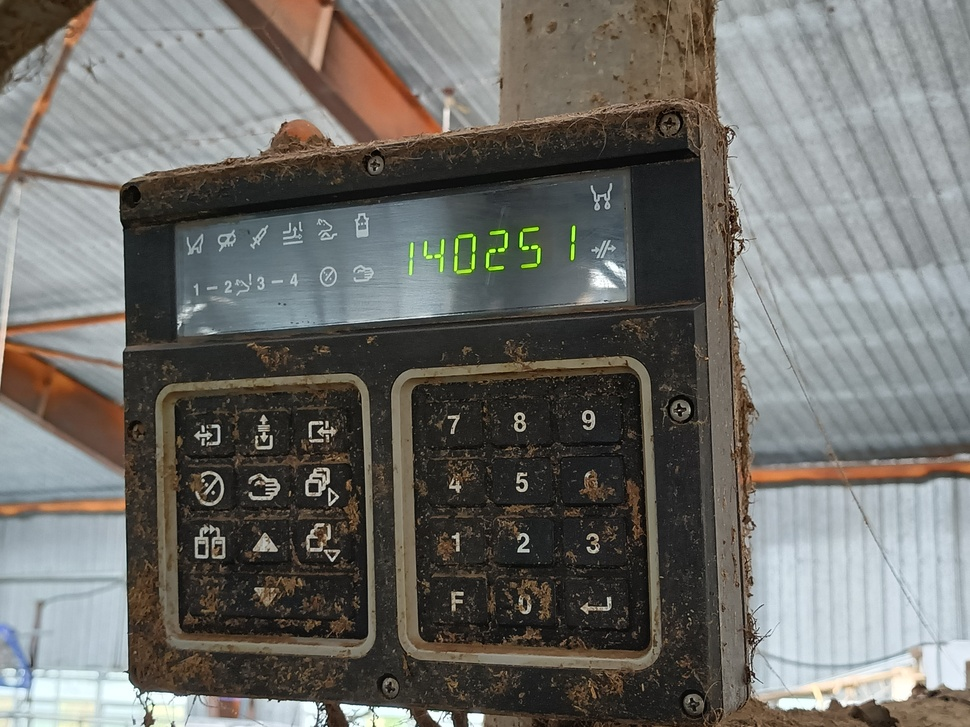
//> input picture IMG20210928132544.jpg, 970 x 727 px, shrunk from 4000 x 3000 before the run
$ ./test   (built with g++ and OpenCV 4)
//> lines starting //> are read from the running program, lines starting //| are printed output that depends on the picture; after the words box and inside, x2 and y2 are one past the last pixel; in counts of white or black regions, pixels touching at a corner belong together
#include <opencv2/opencv.hpp>
using namespace std;
using namespace cv;

void LOGE(string s)
{
    cout<<s<<"\n";
}
void LOGI(string s)
{
    cout << s << "\n";

}
int main()
{
    Mat image = imread("../IMG20210928132544.jpg");
//> image is the input picture: 727 rows x 970 cols, CV_8UC3; mean B, G, R 105.1, 109.6, 110.6


    if (image.empty())
    {
        LOGE("image error");
        return false;
    }
    LOGI("cvt data");

    Mat hsv;
    // GaussianBlur(image,image,Size(11,11),0,0);
    cv::cvtColor(image, hsv, COLOR_BGR2HSV);
//> hsv: 727 rows x 970 cols, CV_8UC3; mean H, S, V 55.8, 44, 116.5
    Mat HSV[3];
    cv::split(hsv, HSV);
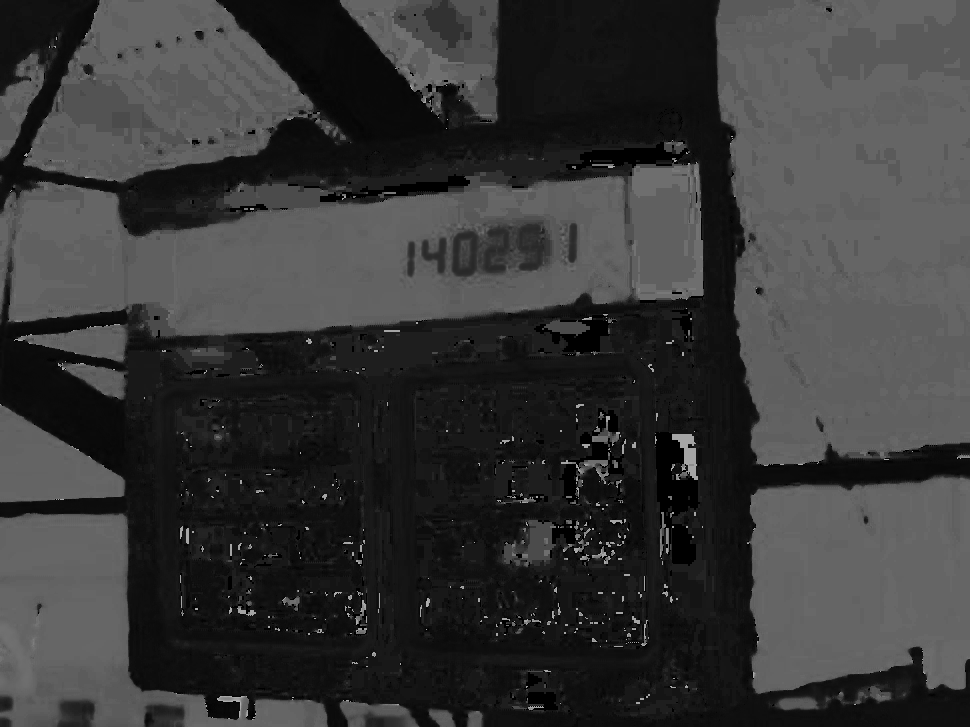
//> HSV[0]: 727 rows x 970 cols, CV_8UC1; min 0, max 179, mean 55.8
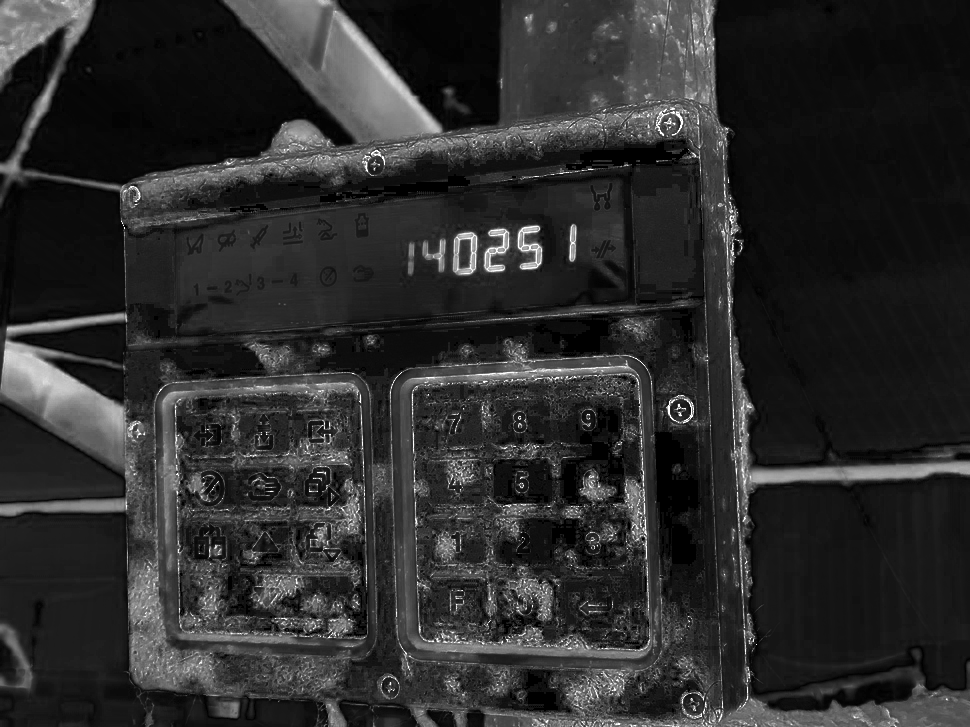
//> HSV[1]: 727 rows x 970 cols, CV_8UC1; min 0, max 255, mean 44
    LOGI("splt data");

    Mat tmpH1, tmpH2, tmpH3;
    //blue
    inRange(HSV[0], Scalar(85, 0.0, 0, 0), Scalar(155, 0.0, 0, 0), tmpH1);
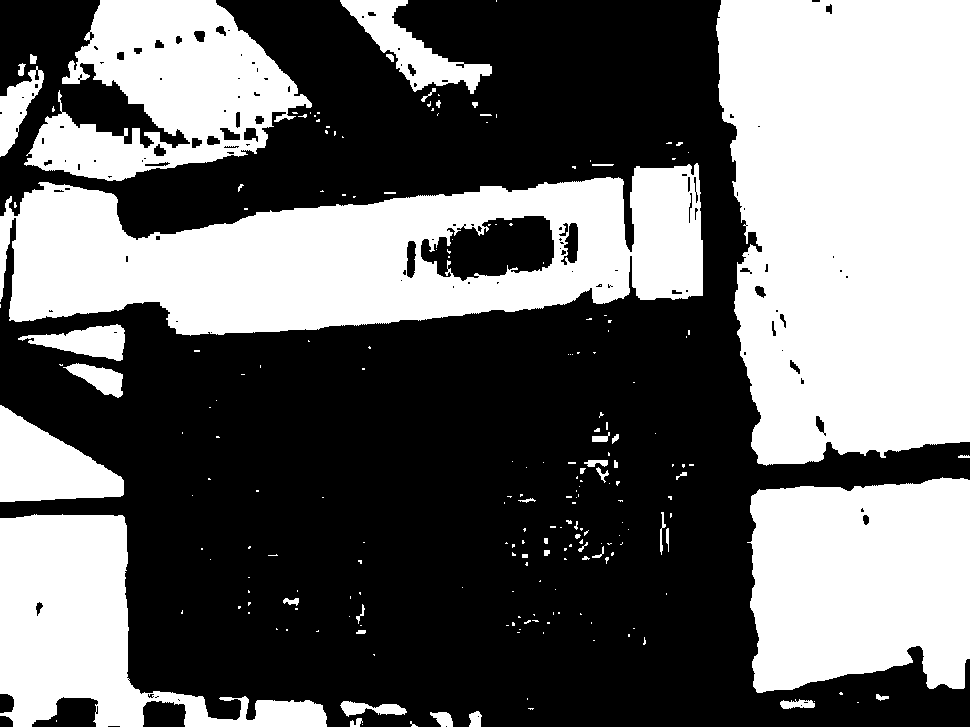
//> tmpH1: 727 rows x 970 cols, CV_8UC1; 42.5% white; 218 white regions (169 under 20 px), largest, box (x1, y1, x2, y2) and area: (716, 0, 970, 466) 105397, (0, 163, 703, 336) 73947, (747, 477, 970, 693) 41774
    inRange(HSV[1], Scalar(43.0, 0.0, 0, 0), Scalar(255, 0.0, 0, 0), tmpH2);
//> tmpH2: 727 rows x 970 cols, CV_8UC1; 36.1% white; 1692 white regions (1583 under 20 px), largest, box (x1, y1, x2, y2) and area: (0, 0, 970, 727) 217704, (178, 197, 544, 300) 15849, (566, 197, 624, 263) 1861
    inRange(HSV[2], Scalar(46, 0.0, 0, 0), Scalar(255.0, 0.0, 0, 0), tmpH3);
//> tmpH3: 727 rows x 970 cols, CV_8UC1; 77.3% white; 1341 black regions (1249 under 20 px), largest, box (x1, y1, x2, y2) and area: (412, 373, 650, 651) 46158, (123, 310, 708, 727) 38045, (120, 123, 706, 346) 33250

    bitwise_and(tmpH3, tmpH2, tmpH2);
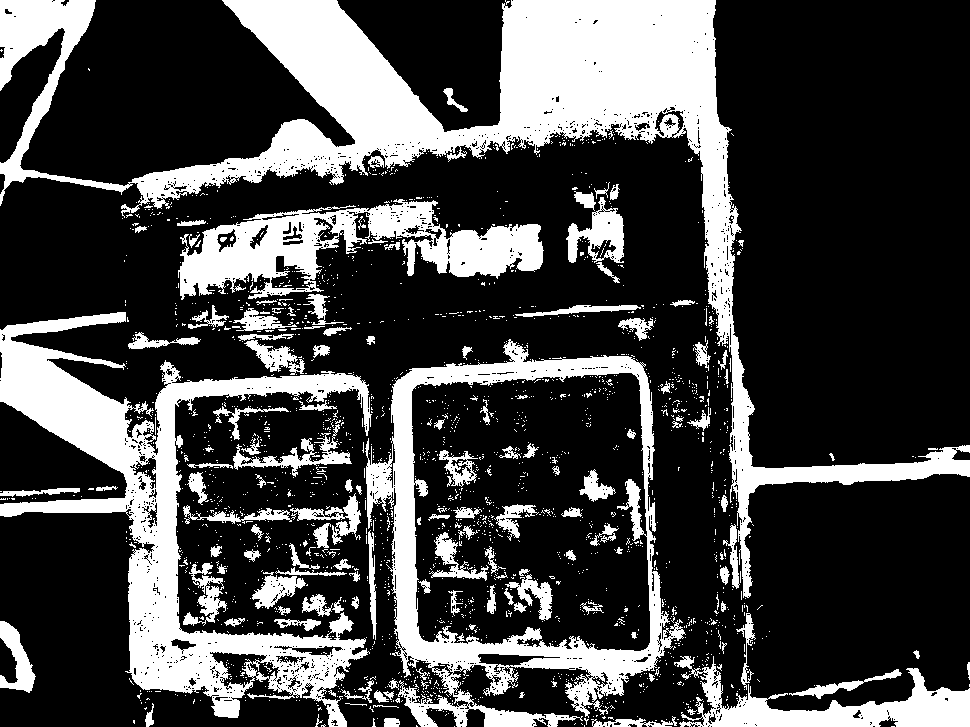
//> tmpH2: 727 rows x 970 cols, CV_8UC1; 27.2% white; 2042 white regions (1894 under 20 px), largest, box (x1, y1, x2, y2) and area: (0, 0, 970, 598) 72884, (0, 312, 372, 727) 37540, (365, 339, 686, 727) 25197
    bitwise_and(tmpH1, tmpH2, tmpH1);
//> tmpH1: 727 rows x 970 cols, CV_8UC1; 2.4% white; 309 white regions (280 under 20 px), largest, box (x1, y1, x2, y2) and area: (178, 199, 446, 300) 10825, (578, 197, 624, 263) 1511, (0, 621, 36, 693) 1222
    Mat blue = tmpH1.clone();
    LOGI("blue color");

    //black
    inRange(HSV[0], Scalar(0, 0.0, 0, 0), Scalar(180, 0.0, 0, 0), tmpH1);
//> tmpH1: 727 rows x 970 cols, CV_8UC1; every value is 255
    inRange(HSV[1], Scalar(0.0, 0.0, 0, 0), Scalar(255, 0.0, 0, 0), tmpH2);
    inRange(HSV[2], Scalar(0, 0.0, 0, 0), Scalar(46.0, 0.0, 0, 0), tmpH3);
//> tmpH3: 727 rows x 970 cols, CV_8UC1; 23.2% white; 1255 white regions (1158 under 20 px), largest, box (x1, y1, x2, y2) and area: (412, 373, 650, 651) 46747, (123, 310, 708, 727) 39530, (120, 123, 707, 346) 33833

    bitwise_and(tmpH3, tmpH2, tmpH2);
    bitwise_and(tmpH1, tmpH2, tmpH1);
    Mat black = tmpH1.clone();
    LOGI("black color");

    //white
    inRange(HSV[0], Scalar(0, 0.0, 0, 0), Scalar(180, 0.0, 0, 0), tmpH1);
    inRange(HSV[1], Scalar(0.0, 0.0, 0, 0), Scalar(70, 0.0, 0, 0), tmpH2);
//> tmpH2: 727 rows x 970 cols, CV_8UC1; 80.1% white; 2029 black regions (1864 under 20 px), largest, box (x1, y1, x2, y2) and area: (0, 0, 970, 628) 51310, (0, 312, 362, 697) 30632, (400, 339, 657, 660) 12910
    inRange(HSV[2], Scalar(88, 0.0, 0, 0), Scalar(255, 0.0, 0, 0), tmpH3);
//> tmpH3: 727 rows x 970 cols, CV_8UC1; 62.5% white; 766 black regions (680 under 20 px), largest, box (x1, y1, x2, y2) and area: (120, 104, 724, 727) 148220, (402, 360, 652, 658) 59102, (162, 382, 368, 644) 41408

    bitwise_and(tmpH3, tmpH2, tmpH2);
//> tmpH2: 727 rows x 970 cols, CV_8UC1; 53% white; 360 black regions (319 under 20 px), largest, box (x1, y1, x2, y2) and area: (0, 0, 970, 727) 325765, (836, 441, 970, 461) 1349, (0, 624, 33, 689) 664
    bitwise_and(tmpH1, tmpH2, tmpH1);
    Mat white = tmpH1.clone();
    LOGI("white color");

    Mat bw = black + blue + white;
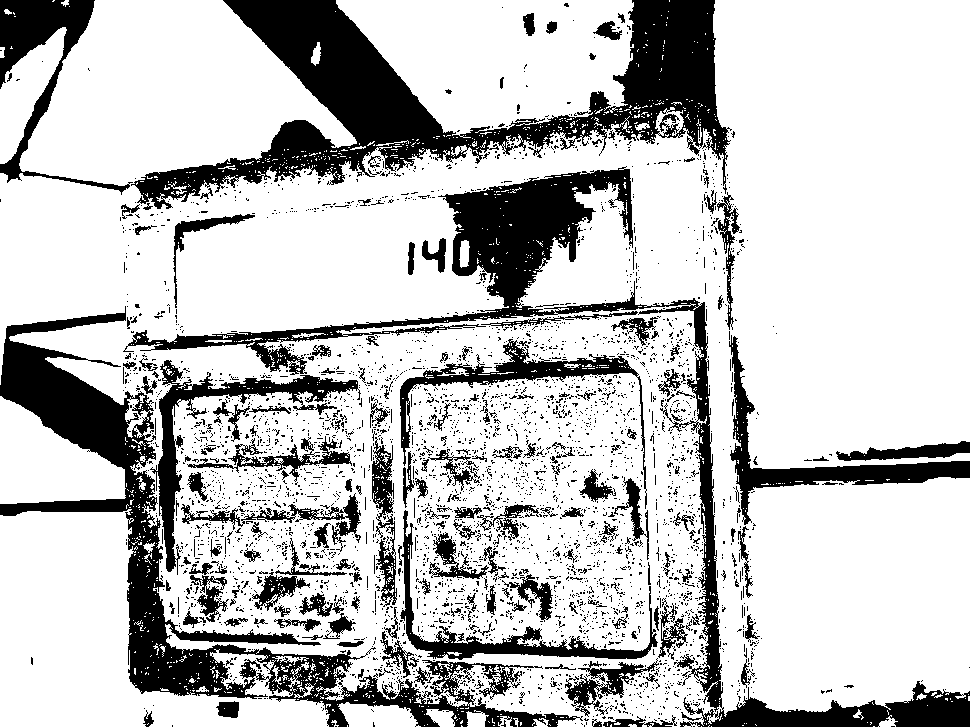
//> bw: 727 rows x 970 cols, CV_8UC1; 76.5% white; 3760 black regions (3538 under 20 px), largest, box (x1, y1, x2, y2) and area: (131, 0, 732, 209) 37890, (0, 306, 583, 727) 30687, (123, 166, 970, 727) 29444
    bw /= 255;

    if (true)
    {
        HSV[0] = bw;
        HSV[1] = bw;
        HSV[2] = bw;
        Mat BW;
        cv::merge(HSV, 3, BW);
//> BW: 727 rows x 970 cols, CV_8UC3; mean H, S, V 0.765, 0.765, 0.765
        imwrite("red_yellow_green.jpg", image - image.mul(BW));
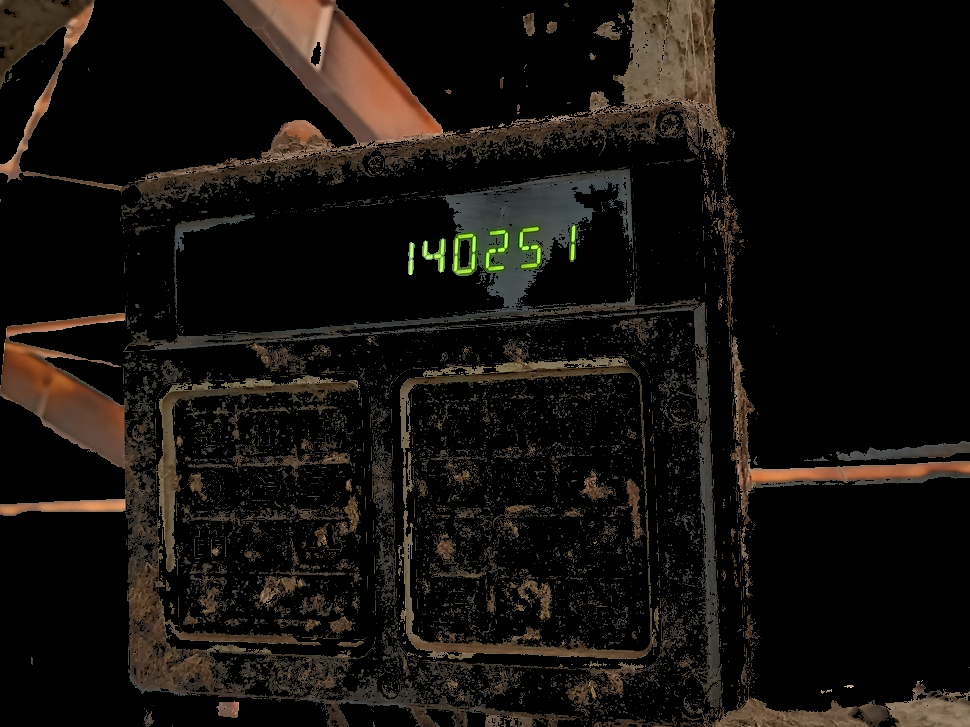
//> saved as red_yellow_green.jpg: 727 rows x 970 cols, CV_8UC3; mean B, G, R 13.4, 17.2, 20.8
    }


    namedWindow("a", WINDOW_NORMAL);
    imshow("a", black);
    waitKey();
    std::cout<<"hi\n";
    return 0;

}

$ run again, with IMG20210928132619.jpg copied over IMG20210928132544.jpg
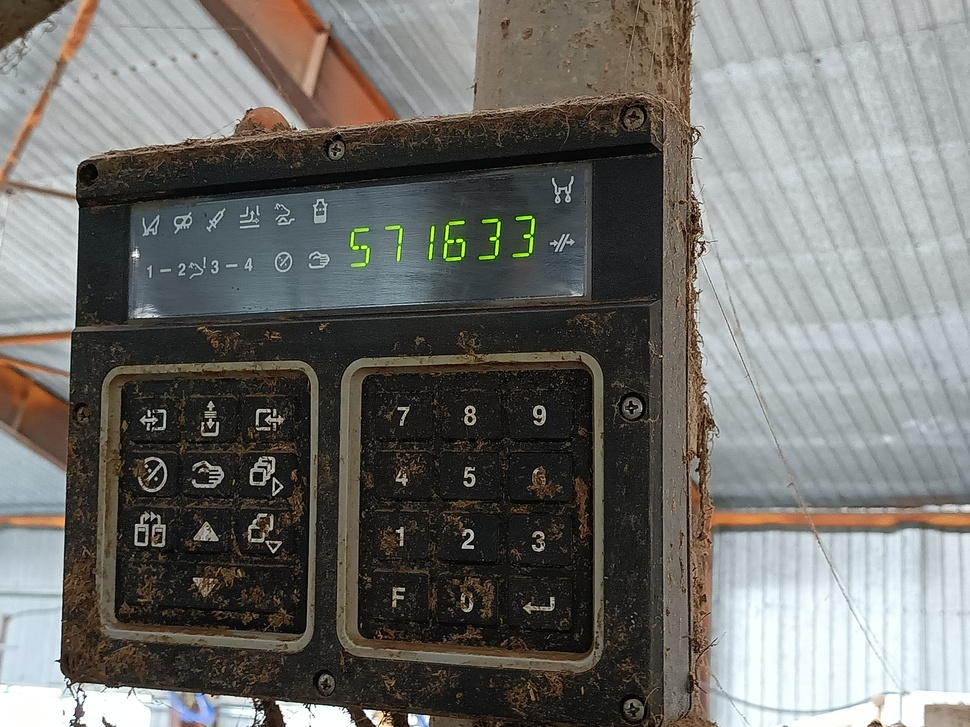
//> input picture IMG20210928132619.jpg, 970 x 727 px, shrunk from 4000 x 3000 before the run
//> image is the input picture: 727 rows x 970 cols, CV_8UC3; mean B, G, R 107.2, 111, 111.6
//> hsv: 727 rows x 970 cols, CV_8UC3; mean H, S, V 57.3, 46.6, 117.3
//> `inRange(HSV[0], Scalar(85, 0.0, 0, 0), Scalar(155, 0.0, 0, 0), tmpH1);`:
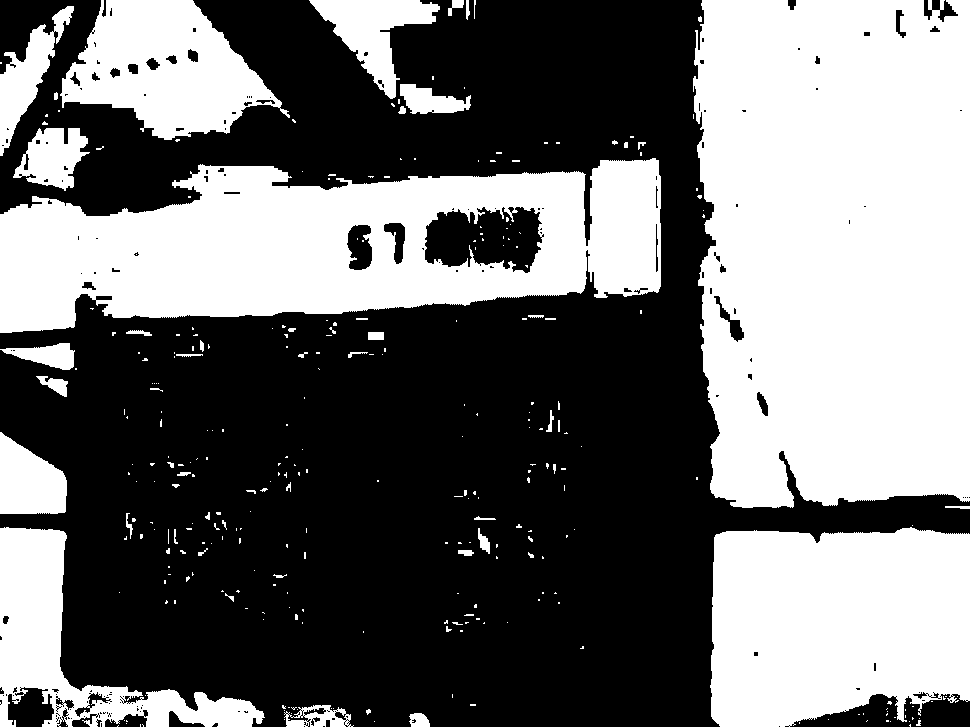
//> tmpH1: 727 rows x 970 cols, CV_8UC1; 44% white; 305 white regions (248 under 20 px), largest, box (x1, y1, x2, y2) and area: (693, 0, 970, 508) 131429, (0, 158, 661, 333) 74940, (710, 527, 970, 727) 46374
//> BW: 727 rows x 970 cols, CV_8UC3; mean H, S, V 0.808, 0.808, 0.808
//> `imwrite("red_yellow_green.jpg", image - image.mul(BW));`:
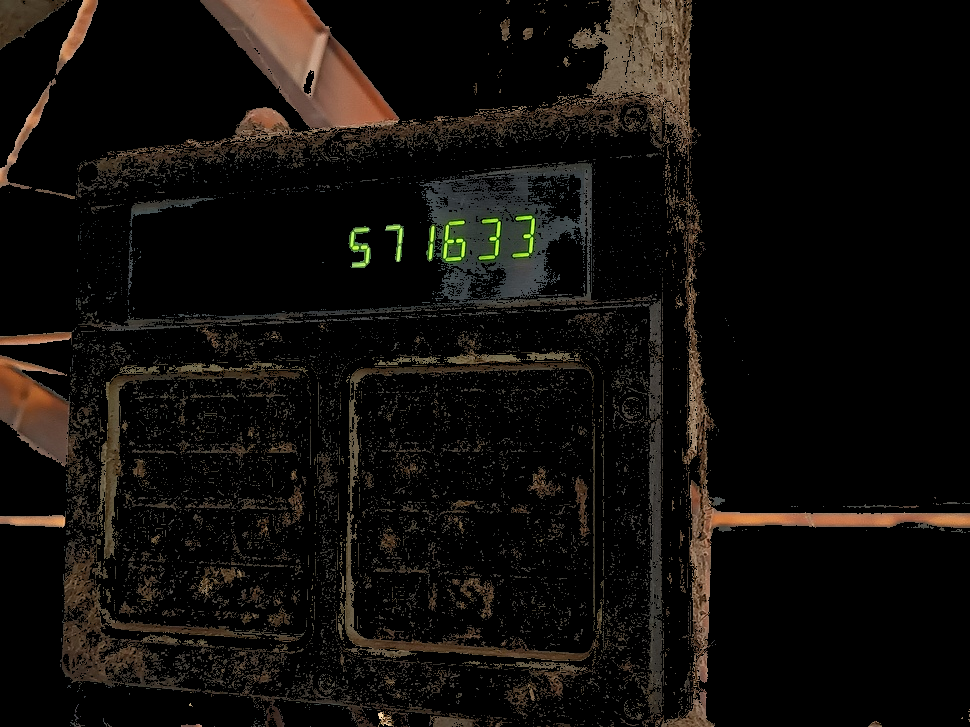
//> saved as red_yellow_green.jpg: 727 rows x 970 cols, CV_8UC3; mean B, G, R 11.1, 14.2, 17.1
